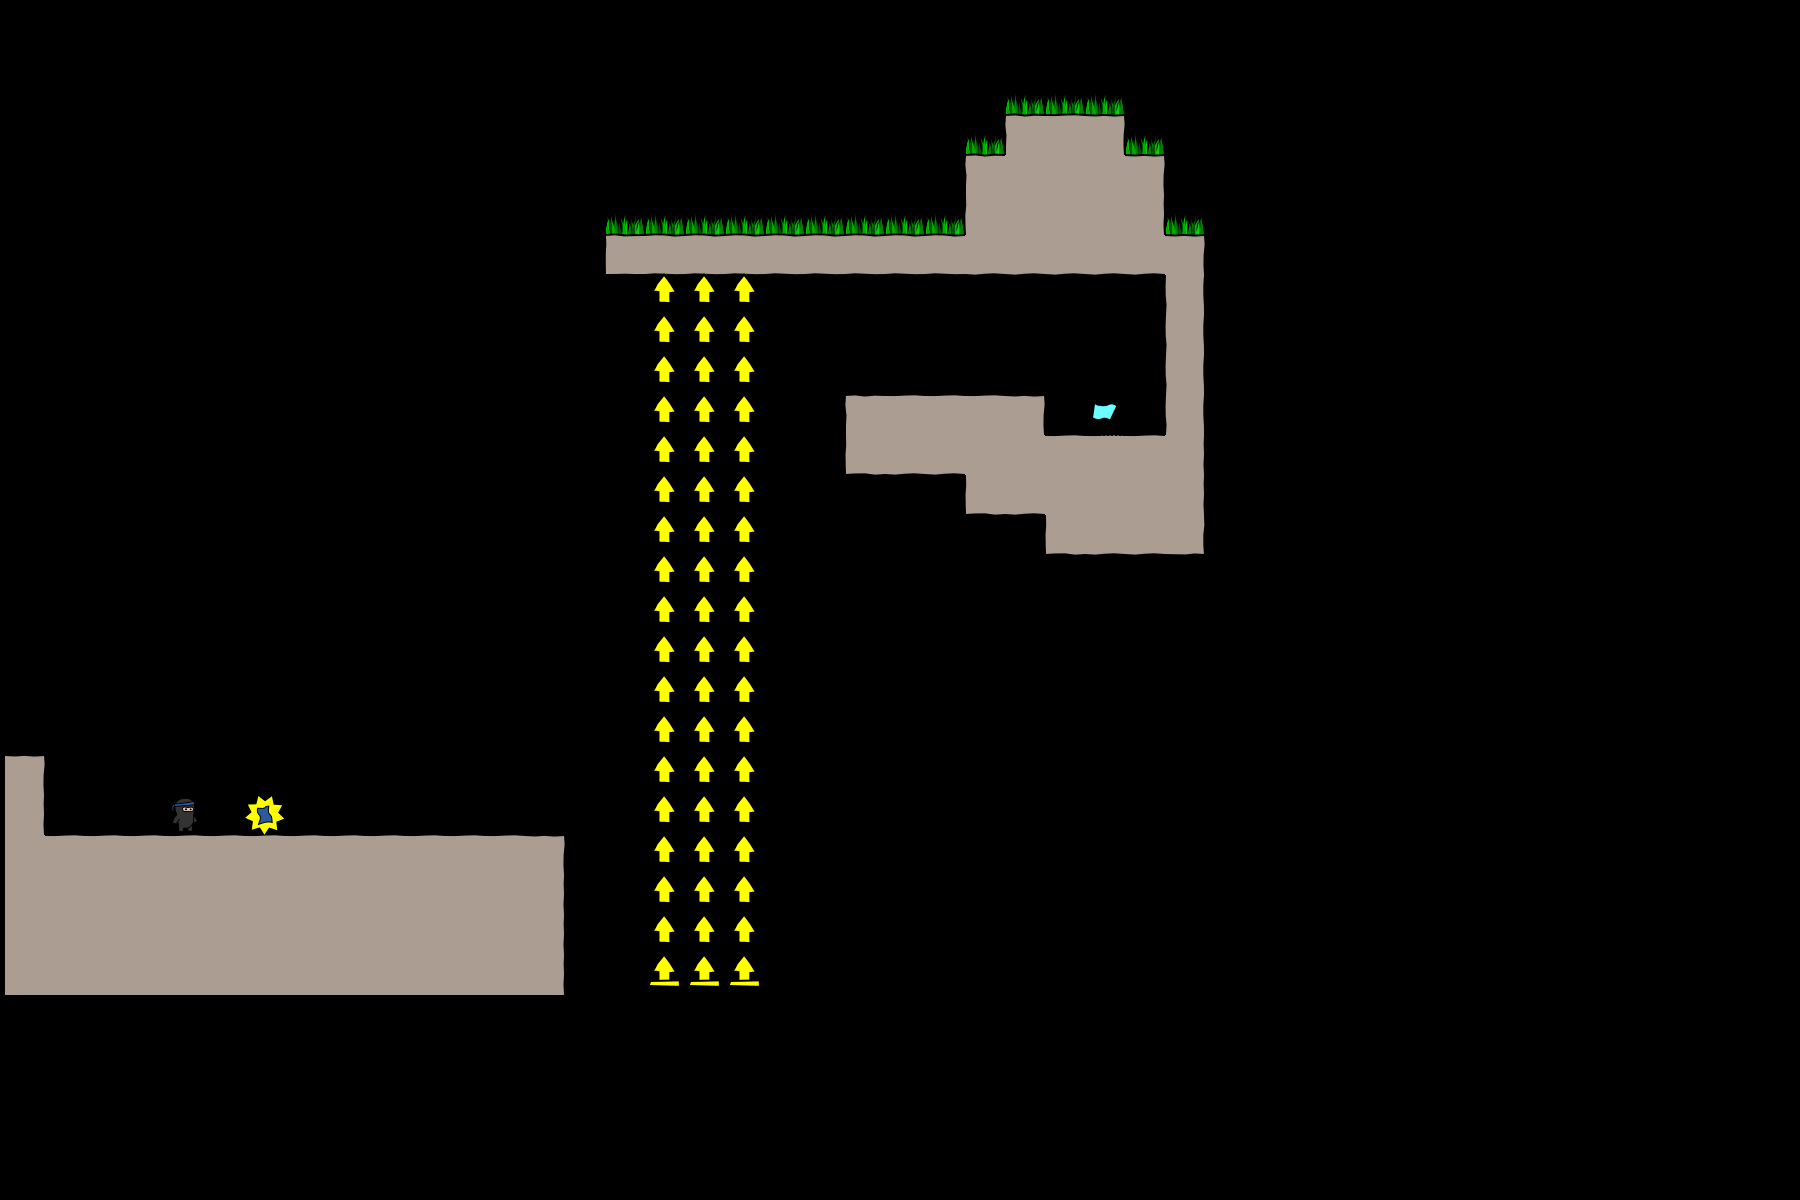

Tiled map render using the project's own tile images. Description and the whole map definition, tile-layer contents included, below:
An orthogonal 45x30 tile map with 40x40 px tiles, 3 tile layers (bg, objects, fg), 2 tilesets.

<map version="1.0" orientation="orthogonal" width="45" height="30" tilewidth="40" tileheight="40">
 <tileset firstgid="1" name="world1" tilewidth="50" tileheight="50">
  <image source="world1.png" width="400" height="400" />
 </tileset>
 <tileset firstgid="65" name="objectpalette" tilewidth="50" tileheight="50">
  <image source="objectpalette.png" width="400" height="400" />
 </tileset>
 <layer name="bg" width="32" height="25">
  <data encoding="csv">  0,0,0,0,0,0,0,0,0,0,0,0,0,0,0,0,0,0,0,0,0,0,0,0,0,0,0,0,0,0,0,0,
  0,0,0,0,0,0,0,0,0,0,0,0,0,0,0,0,0,0,0,0,0,0,0,0,0,0,0,0,0,0,0,0,
  0,0,0,0,0,0,0,0,0,0,0,0,0,0,0,0,0,0,0,0,0,0,0,0,0,42,42,42,0,0,0,0,
  0,0,0,0,0,0,0,0,0,0,0,0,0,0,0,0,0,0,0,0,0,0,0,0,42,9,10,11,42,0,0,0,
  0,0,0,0,0,0,0,0,0,0,0,0,0,0,0,0,0,0,0,0,0,0,0,0,9,18,18,18,11,0,0,0,
  0,0,0,0,0,0,0,0,0,0,0,0,0,0,0,42,42,42,42,42,42,42,42,42,17,18,18,18,19,42,0,0,
  0,0,0,0,0,0,0,0,0,0,0,0,0,0,0,1,2,2,2,2,2,2,2,2,26,26,26,26,26,11,0,0,
  0,0,0,0,0,0,0,0,0,0,0,0,0,0,0,0,0,0,0,0,0,0,0,0,0,0,0,0,0,20,0,0,
  0,0,0,0,0,0,0,0,0,0,0,0,0,0,0,0,0,0,0,0,0,0,0,0,0,0,0,0,0,20,0,0,
  0,0,0,0,0,0,0,0,0,0,0,0,0,0,0,0,0,0,0,0,0,0,0,0,0,0,0,0,0,20,0,0,
  0,0,0,0,0,0,0,0,0,0,0,0,0,0,0,0,0,0,0,0,0,9,10,10,10,11,0,0,0,20,0,0,
  0,0,0,0,0,0,0,0,0,0,0,0,0,0,0,0,0,0,0,0,0,25,26,26,18,18,10,10,10,19,0,0,
  0,0,0,0,0,0,0,0,0,0,0,0,0,0,0,0,0,0,0,0,0,0,0,0,25,26,18,18,18,19,0,0,
  0,0,0,0,0,0,0,0,0,0,0,0,0,0,0,0,0,0,0,0,0,0,0,0,0,0,25,26,26,27,0,0,
  0,0,0,0,0,0,0,0,0,0,0,0,0,0,0,0,0,0,0,0,0,0,0,0,0,0,0,0,0,0,0,0,
  0,0,0,0,0,0,0,0,0,0,0,0,0,0,0,0,0,0,0,0,0,0,0,0,0,0,0,0,0,0,0,0,
  0,0,0,0,0,0,0,0,0,0,0,0,0,0,0,0,0,0,0,0,0,0,0,0,0,0,0,0,0,0,0,0,
  0,0,0,0,0,0,0,0,0,0,0,0,0,0,0,0,0,0,0,0,0,0,0,0,0,0,0,0,0,0,0,0,
  0,0,0,0,0,0,0,0,0,0,0,0,0,0,0,0,0,0,0,0,0,0,0,0,0,0,0,0,0,0,0,0,
  11,0,0,0,0,0,0,0,0,0,0,0,0,0,0,0,0,0,0,0,0,0,0,0,0,0,0,0,0,0,0,0,
  19,0,0,0,0,0,0,0,0,0,0,0,0,0,0,0,0,0,0,0,0,0,0,0,0,0,0,0,0,0,0,0,
  18,10,10,10,10,10,10,10,10,10,10,10,10,11,0,0,0,0,0,0,0,0,0,0,0,0,0,0,0,0,0,0,
  18,18,18,18,18,18,18,18,18,18,18,18,18,19,0,0,0,0,0,0,0,0,0,0,0,0,0,0,0,0,0,0,
  18,18,18,18,18,18,18,18,18,18,18,18,18,19,0,0,0,0,0,0,0,0,0,0,0,0,0,0,0,0,0,0,
  18,18,18,18,18,18,18,18,18,18,18,18,18,19,0,0,0,0,0,0,0,0,0,0,0,0,0,0,0,0,0,0
</data>
 </layer>
 <layer name="objects" width="32" height="25">
  <data encoding="csv">
  0,0,0,0,0,0,0,0,0,0,0,0,0,0,0,0,0,0,0,0,0,0,0,0,0,0,0,0,0,0,0,0,
  0,0,0,0,0,0,0,0,0,0,0,0,0,0,0,0,0,0,0,0,0,0,0,0,0,0,0,0,0,0,0,0,
  0,0,0,0,0,0,0,0,0,0,0,0,0,0,0,0,0,0,0,0,0,0,0,0,0,0,0,0,0,0,0,0,
  0,0,0,0,0,0,0,0,0,0,0,0,0,0,0,0,0,0,0,0,0,0,0,0,0,0,0,0,0,0,0,0,
  0,0,0,0,0,0,0,0,0,0,0,0,0,0,0,0,0,0,0,0,0,0,0,0,0,0,0,0,0,0,0,0,
  0,0,0,0,0,0,0,0,0,0,0,0,0,0,0,0,0,0,0,0,0,0,0,0,0,0,0,0,0,0,0,0,
  0,0,0,0,0,0,0,0,0,0,0,0,0,0,0,0,0,0,0,0,0,0,0,0,0,0,0,0,0,0,0,0,
  0,0,0,0,0,0,0,0,0,0,0,0,0,0,0,0,79,79,79,0,0,0,0,0,0,0,0,0,0,0,0,0,
  0,0,0,0,0,0,0,0,0,0,0,0,0,0,0,0,79,79,79,0,0,0,0,0,0,0,0,0,0,0,0,0,
  0,0,0,0,0,0,0,0,0,0,0,0,0,0,0,0,79,79,79,0,0,0,0,0,0,0,0,0,0,0,0,0,
  0,0,0,0,0,0,0,0,0,0,0,0,0,0,0,0,79,79,79,0,0,0,0,0,0,0,0,66,0,0,0,0,
  0,0,0,0,0,0,0,0,0,0,0,0,0,0,0,0,79,79,79,0,0,0,0,0,0,0,0,0,0,0,0,0,
  0,0,0,0,0,0,0,0,0,0,0,0,0,0,0,0,79,79,79,0,0,0,0,0,0,0,0,0,0,0,0,0,
  0,0,0,0,0,0,0,0,0,0,0,0,0,0,0,0,79,79,79,0,0,0,0,0,0,0,0,0,0,0,0,0,
  0,0,0,0,0,0,0,0,0,0,0,0,0,0,0,0,79,79,79,0,0,0,0,0,0,0,0,0,0,0,0,0,
  0,0,0,0,0,0,0,0,0,0,0,0,0,0,0,0,79,79,79,0,0,0,0,0,0,0,0,0,0,0,0,0,
  0,0,0,0,0,0,0,0,0,0,0,0,0,0,0,0,79,79,79,0,0,0,0,0,0,0,0,0,0,0,0,0,
  0,0,0,0,0,0,0,0,0,0,0,0,0,0,0,0,79,79,79,0,0,0,0,0,0,0,0,0,0,0,0,0,
  0,0,0,0,0,0,0,0,0,0,0,0,0,0,0,0,79,79,79,0,0,0,0,0,0,0,0,0,0,0,0,0,
  0,0,0,0,0,0,0,0,0,0,0,0,0,0,0,0,79,79,79,0,0,0,0,0,0,0,0,0,0,0,0,0,
  0,0,0,0,65,0,68,0,0,0,0,0,0,0,0,0,79,79,79,0,0,0,0,0,0,0,0,0,0,0,0,0,
  0,0,0,0,0,0,0,0,0,0,0,0,0,0,0,0,79,79,79,0,0,0,0,0,0,0,0,0,0,0,0,0,
  0,0,0,0,0,0,0,0,0,0,0,0,0,0,0,0,79,79,79,0,0,0,0,0,0,0,0,0,0,0,0,0,
  0,0,0,0,0,0,0,0,0,0,0,0,0,0,0,0,79,79,79,0,0,0,0,0,0,0,0,0,0,0,0,0,
  0,0,0,0,0,0,0,0,0,0,0,0,0,0,0,0,80,80,80,0,0,0,0,0,0,0,0,0,0,0,0,0
</data>
 </layer>
 <layer name="fg" width="32" height="25">
  <data encoding="csv">
  0,0,0,0,0,0,0,0,0,0,0,0,0,0,0,0,0,0,0,0,0,0,0,0,0,0,0,0,0,0,0,0,
  0,0,0,0,0,0,0,0,0,0,0,0,0,0,0,0,0,0,0,0,0,0,0,0,0,0,0,0,0,0,0,0,
  0,0,0,0,0,0,0,0,0,0,0,0,0,0,0,0,0,0,0,0,0,0,0,0,0,0,0,0,0,0,0,0,
  0,0,0,0,0,0,0,0,0,0,0,0,0,0,0,0,0,0,0,0,0,0,0,0,0,0,0,0,0,0,0,0,
  0,0,0,0,0,0,0,0,0,0,0,0,0,0,0,0,0,0,0,0,0,0,0,0,0,0,0,0,0,0,0,0,
  0,0,0,0,0,0,0,0,0,0,0,0,0,0,0,0,0,0,0,0,0,0,0,0,0,0,0,0,0,0,0,0,
  0,0,0,0,0,0,0,0,0,0,0,0,0,0,0,0,0,0,0,0,0,0,0,0,0,0,0,0,0,0,0,0,
  0,0,0,0,0,0,0,0,0,0,0,0,0,0,0,0,0,0,0,0,0,0,0,0,0,0,0,0,0,0,0,0,
  0,0,0,0,0,0,0,0,0,0,0,0,0,0,0,0,0,0,0,0,0,0,0,0,0,0,0,0,0,0,0,0,
  0,0,0,0,0,0,0,0,0,0,0,0,0,0,0,0,0,0,0,0,0,0,0,0,0,0,0,0,0,0,0,0,
  0,0,0,0,0,0,0,0,0,0,0,0,0,0,0,0,0,0,0,0,0,0,0,0,0,0,0,0,0,0,0,0,
  0,0,0,0,0,0,0,0,0,0,0,0,0,0,0,0,0,0,0,0,0,0,0,0,0,0,0,0,0,0,0,0,
  0,0,0,0,0,0,0,0,0,0,0,0,0,0,0,0,0,0,0,0,0,0,0,0,0,0,0,0,0,0,0,0,
  0,0,0,0,0,0,0,0,0,0,0,0,0,0,0,0,0,0,0,0,0,0,0,0,0,0,0,0,0,0,0,0,
  0,0,0,0,0,0,0,0,0,0,0,0,0,0,0,0,0,0,0,0,0,0,0,0,0,0,0,0,0,0,0,0,
  0,0,0,0,0,0,0,0,0,0,0,0,0,0,0,0,0,0,0,0,0,0,0,0,0,0,0,0,0,0,0,0,
  0,0,0,0,0,0,0,0,0,0,0,0,0,0,0,0,0,0,0,0,0,0,0,0,0,0,0,0,0,0,0,0,
  0,0,0,0,0,0,0,0,0,0,0,0,0,0,0,0,0,0,0,0,0,0,0,0,0,0,0,0,0,0,0,0,
  0,0,0,0,0,0,0,0,0,0,0,0,0,0,0,0,0,0,0,0,0,0,0,0,0,0,0,0,0,0,0,0,
  0,0,0,0,0,0,0,0,0,0,0,0,0,0,0,0,0,0,0,0,0,0,0,0,0,0,0,0,0,0,0,0,
  0,0,0,0,0,0,0,0,0,0,0,0,0,0,0,0,0,0,0,0,0,0,0,0,0,0,0,0,0,0,0,0,
  0,0,0,0,0,0,0,0,0,0,0,0,0,0,0,0,0,0,0,0,0,0,0,0,0,0,0,0,0,0,0,0,
  0,0,0,0,0,0,0,0,0,0,0,0,0,0,0,0,0,0,0,0,0,0,0,0,0,0,0,0,0,0,0,0,
  0,0,0,0,0,0,0,0,0,0,0,0,0,0,0,0,0,0,0,0,0,0,0,0,0,0,0,0,0,0,0,0,
  0,0,0,0,0,0,0,0,0,0,0,0,0,0,0,0,0,0,0,0,0,0,0,0,0,0,0,0,0,0,0,0
</data>
 </layer>
</map>
